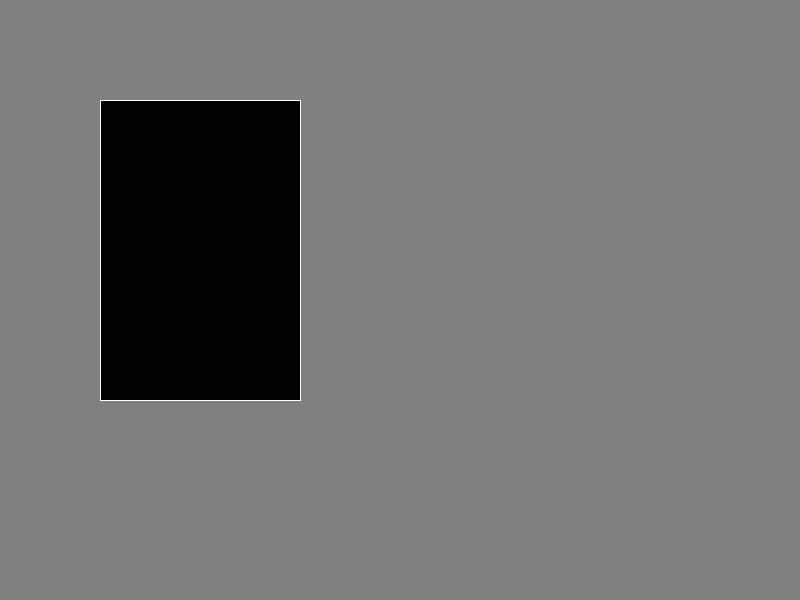
Frame 1 (no input)
Frame 60 (the mouse pressed at the canvas centre just before this capture): identical to frame 1, image omitted
Frame 120 (the mouse held since frame 60 and released just before this capture): identical to frame 1, image omitted

The Processing sketch that drew this single still picture (run headless with seeded random() and noise(); from frame 60 on, the mouse is pressed at the canvas centre):

// Processing sketch: day1_5
// ── day1_5.pde
// Interactive Digital Multimedia Techniques
// Queen Mary University of London, 2014

void setup() {
  size(800, 600);
  background(128);
}

void draw() {
  fill(0);      // fill changes the colour of the interior of the shape
  stroke(255);  // stroke changes the colour of the border of the shape
  
  // What colours will the above lines produce?
  
  // By default, rectMode is CORNER. Parameters:
  // (X, Y) for upper left corner, width, height
  rect(100, 100, 200, 300);
}
